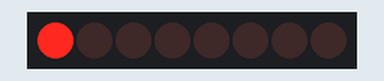
This sketch was run on a simulated Arduino Uno, built with avr-gcc and run on an emulated ATmega328P. Shown: 8 shift-register outputs drawn as a row of LEDs (first output left, lit = HIGH). Wiring (inferred from the names in the program): shift register (74HC595): data pin 13; shift clock pin 8; latch pin 12. Wiring (inferred from the signals the program sends): row of LEDs: on Q0, Q1, Q2, Q3, Q4, Q5, Q6, Q7.

Above: at 0.05 s.
At 0.65 s:
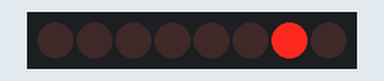
At 1.3 s:
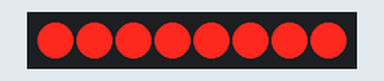
At 2.3 s:
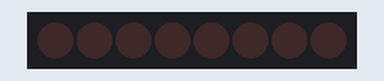
At 3.75 s:
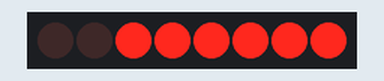
At 5.25 s:
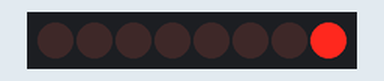
Timing chart, 0 to 5.9 s (numbered marks = the images above):
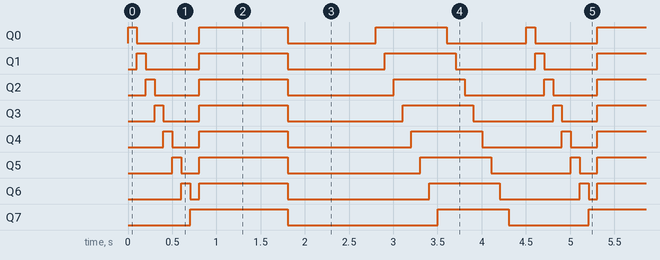

Measured:
- by itself, Q0: repeats every 4.5 s: LOW 0.70 s, HIGH 1.0 s, LOW 1.0 s, HIGH 0.80 s, LOW 0.90 s, HIGH 0.10 s
- by itself, Q1: repeats every 4.5 s: LOW 0.60 s, HIGH 1.0 s, LOW 1.1 s, HIGH 0.80 s, LOW 0.90 s, HIGH 0.10 s
- by itself, Q2: repeats every 4.5 s: LOW 0.50 s, HIGH 1.0 s, LOW 1.2 s, HIGH 0.80 s, LOW 0.90 s, HIGH 0.10 s
- by itself, Q3: repeats every 4.5 s: LOW 0.40 s, HIGH 1.0 s, LOW 1.3 s, HIGH 0.80 s, LOW 0.90 s, HIGH 0.10 s
- by itself, Q4: repeats every 4.5 s: LOW 0.30 s, HIGH 1.0 s, LOW 1.4 s, HIGH 0.80 s, LOW 0.90 s, HIGH 0.10 s
- by itself, Q5: repeats every 4.5 s: LOW 0.20 s, HIGH 1.0 s, LOW 1.5 s, HIGH 0.80 s, LOW 0.90 s, HIGH 0.10 s
- by itself, Q6: repeats every 4.5 s: LOW 0.10 s, HIGH 1.0 s, LOW 1.6 s, HIGH 0.80 s, LOW 0.90 s, HIGH 0.10 s
- by itself, Q7: repeats every 4.5 s: LOW 1.7 s, HIGH 0.80 s, LOW 0.90 s, HIGH 1.1 s

The sketch:

c_dico_utizando_74hc595.ino
```cpp
#define pinSH_CP 8   //Pino Clock
#define pinST_CP 12  //Pino Latch
#define pinDS    13  //Pino Data
#define qtdeCI   1//quantos CI's estamos utilizando, apenas 1

//pino: número da porta do CI
//estado: valor HIGH ou LOW
void ci74HC595Write(byte pino, bool estado);//funciona igualmente
//a função digitalWrite(variavel,valor); para uma porta que está
//em OUTPUT

void setup() {
  pinMode(pinSH_CP, OUTPUT);
  pinMode(pinST_CP, OUTPUT);
  pinMode(pinDS, OUTPUT);
}

void loop() {

  for (int nL = 0; nL < 8; nL++) {
    ci74HC595Write(nL, HIGH);
    delay(100);
    ci74HC595Write(nL, LOW);
  }

  for (int nL = 0; nL < 8; nL++) {
    ci74HC595Write(nL, HIGH);
  }
  delay(1000);
  for (int nL = 0; nL < 8; nL++) {
    ci74HC595Write(nL, LOW);
  }
  delay(1000);
for(int nL=0;nL<8;nL++){
  ci74HC595Write(nL, HIGH);
  delay(100);
  }
   // delay(1000);
  for (int nL = 0; nL < 8; nL++) {
    ci74HC595Write(nL, LOW);
    delay(100);
  }
delay(100);
}

void ci74HC595Write(byte pino, bool estado) {
  static byte ciBuffer[qtdeCI];

  bitWrite(ciBuffer[pino / 8], pino % 8, estado);

  digitalWrite(pinST_CP, LOW); //Inicia a Transmissão

  digitalWrite(pinDS, LOW);    //Apaga Tudo para Preparar Transmissão
  digitalWrite(pinSH_CP, LOW);

  for (int nC = qtdeCI - 1; nC >= 0; nC--) {
    for (int nB = 7; nB >= 0; nB--) {

      digitalWrite(pinSH_CP, LOW);  //Baixa o Clock

      digitalWrite(pinDS,  bitRead(ciBuffer[nC], nB) );     //Escreve o BIT

      digitalWrite(pinSH_CP, HIGH); //Eleva o Clock
      digitalWrite(pinDS, LOW);     //Baixa o Data para Previnir Vazamento
    }
  }

  digitalWrite(pinST_CP, HIGH);  //Finaliza a Transmissão

}
```
